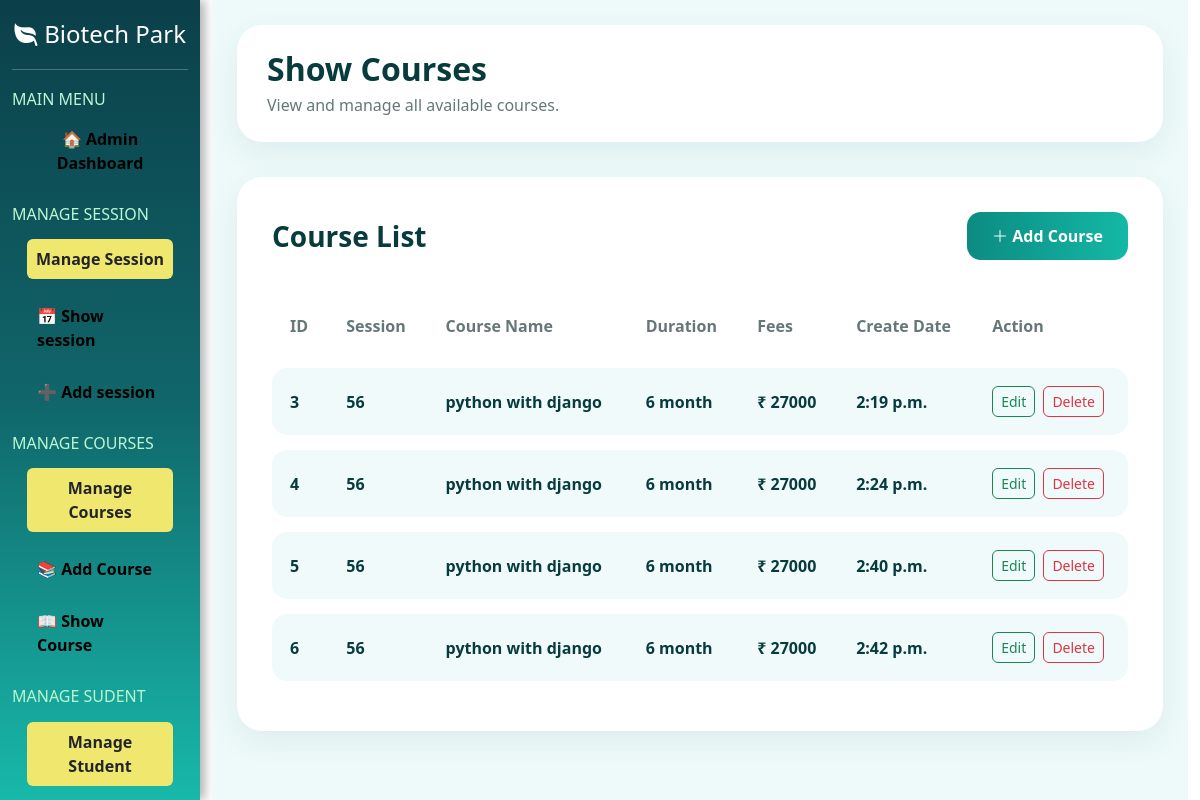
The app's page /showcourse/, older data.
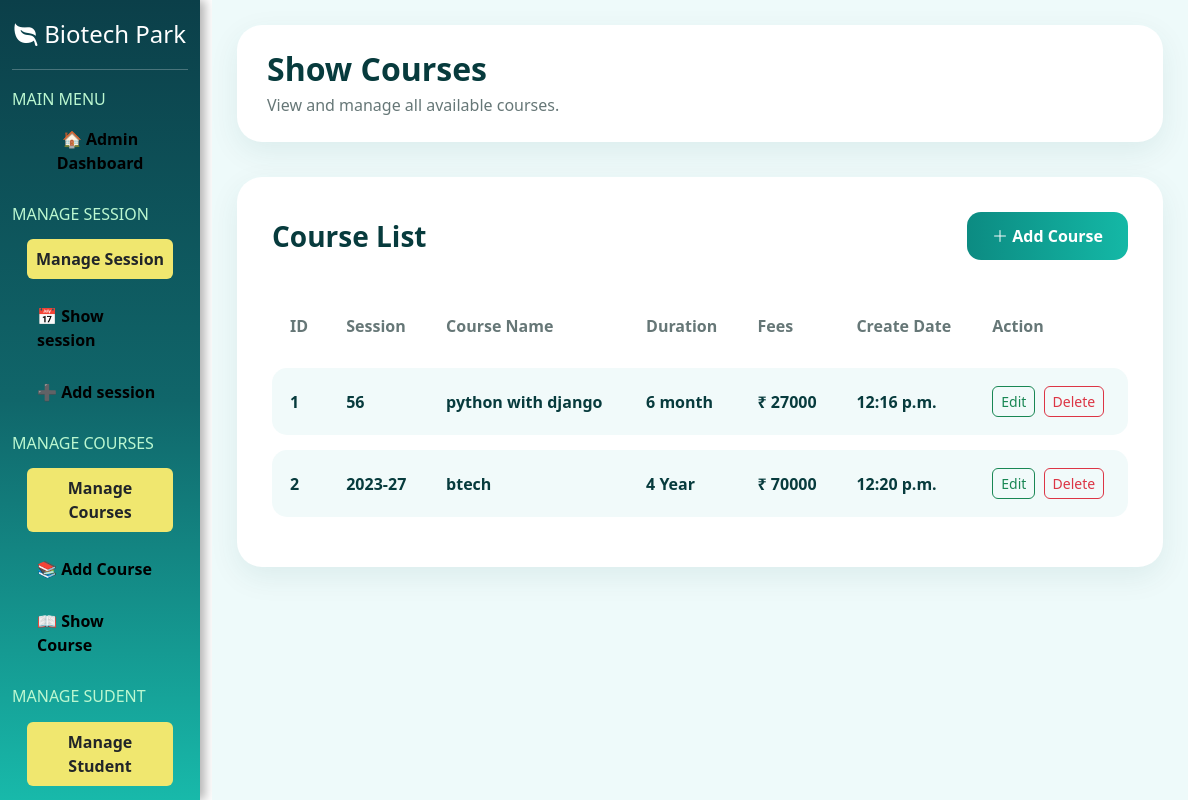
The same page, newer data.
### myapp/models.py (models this page shows)
class tbl_course(models.Model):
    id=models.IntegerField(primary_key=True,auto_created=True)
    session_name=models.CharField(max_length=20)
    course_name=models.CharField(max_length=200)
    duration=models.CharField(max_length=20)
    fees=models.IntegerField()
    create_at=models.TimeField()

### myapp/views.py (the view)
# urls.py: path('showcourse/',showcourse,name='showcourse'),
def showcourse(request):
    ab=tbl_course.objects.all()
    return render(request, 'admin/showcourse.html', {'ab':ab})

### myapp/templates/admin/showcourse.html (shortened to what this page needs)
{% extends 'admin/adminlayout.html' %}
{% block admin %}
<div class="course-page">
    <div class="page-header">
        <h2>Show Courses</h2>
        <p>View and manage all available courses.</p>
    </div>
    <div class="course-card">
        <div class="d-flex justify-content-between align-items-center mb-4">
            <h3 class="course-title">
                Course List
            </h3>
            <a href="{% url 'addcourse' %}" class="add-course-btn">
                <i class="bi bi-plus-lg"></i>
                Add Course
            </a>
        </div>
        <div class="table-responsive">
            <table class="table custom-table">
                <thead>
                    <tr>
                        <th>ID</th>
                        <th>Session</th>
                        <th>Course Name</th>
                        <th>Duration</th>
                        <th>Fees</th>
                        <th>Create Date</th>
                        <th>Action</th>
                    </tr>
                </thead>
                <tbody>
                    {% for i in ab %}
                    <tr>
                        <td>{{ i.id }}</td>
                        <td>{{ i.session_name }}</td>
                        <td>{{ i.course_name }}</td>
                        <td>{{ i.duration }}</td>
                        <td>
                            ₹ {{ i.fees }}
                        </td>
                        <td>{{ i.create_at }}</td>
                        <td>
                            <a href="{% url 'editcourse' i.id %}"
                               class="btn btn-outline-success btn-sm edit-btn me-1">
                                Edit
                            </a>
                            <a href="{% url 'deletecourse' i.id %}"
                               class="btn btn-outline-danger btn-sm delete-btn">
                                Delete
                            </a>
                        </td>
                    </tr>
                    {% empty %}
                    <tr>
                        <td colspan="7" class="text-center">
                            No Courses Found
                        </td>
                    </tr>
                    {% endfor %}
                </tbody>
            </table>
        </div>
    </div>
</div>
{% endblock %}

### myapp/templates/admin/adminlayout.html (shortened to what this page needs)
<!doctype html>
<html lang="en">
<head>
    <link href="https://cdn.jsdelivr.net/npm/bootstrap@5.3.8/dist/css/bootstrap.min.css" rel="stylesheet"
>
    <link rel="stylesheet"
        href="https://cdnjs.cloudflare.com/ajax/libs/bootstrap-icons/1.13.1/font/bootstrap-icons.min.css"
 />
</head>
<body>
    <div class="container-fluid">
        <div class="row">
            <div class="col-sm-2 h">
                <h4><i class="bi bi-leaf-fill"></i> Biotech Park</h4>
                <hr class="text-white mt-0">
                <h6 class="h6-menu">MAIN MENU</h6>
                <p class="text-white fw-bold text-center"><a href="{% url 'dashboard' %}" style="margin-top: 20px;">🏠
                        Admin Dashboard</a>
                </p>
                <h6 class="h6-menu">MANAGE SESSION</h6>
                <p id="heading">Manage Session</p>
                <p class=" menu"><a href="{% url 'showsession' %}">📅 Show session</a></p>
                <p class="menu"><a href="{% url 'addsession' %}">➕ Add session</a></p>
                <h6 class="h6-menu">MANAGE COURSES</h6>
                <p id="heading">Manage Courses</p>
                <p class=" menu"><a href="{% url 'addcourse' %}">📚 Add Course</a></p>
                <p class=" menu"><a href="{% url 'showcourse' %}">📖 Show Course</a></p>
                  <h6 class="h6-menu">MANAGE SUDENT</h6>
                  <p id="heading">Manage Student</p>
            </div>
            <div class="col-sm-10 main-content  ">
                {% block admin %}
                {% endblock %}
            </div>
        </div>
    </div>
</body>
</html>

### myapp/templates/admin/adminlayout.html (style rules this page uses)
body { overflow: hidden; }
.h { height: 100vh; overflow-y: scroll; }
.h:first-child { background: linear-gradient(180deg, #0b3f49 0%, #10666a 50%, #18b9aa 100%); box-shadow: 5px 0 10px rgba(0, 0, 0, .3); }
.h h4 { color: white; text-align: center; padding: 20px 0; margin: 0; font-size: 24px; }
.h p { padding: 10px; border-radius: 8px; }
a { text-decoration: none; color: black; }
#heading { background: rgb(240, 231, 111); padding: 8px; text-align: center; font-weight: bold; border-radius: 6px; margin: 15px; }
.menu { padding: 12px; border-radius: 8px; margin: 8px 15px; transition: 0.3s; }
.menu a { color: black; text-decoration: none; font-weight: bold; display: block; }
.h6-menu { color: #BBF7D0; margin-top: 20px; }
.main-content { height: 100vh; overflow-y: auto; }

### myapp/templates/admin/showcourse.html (style rules this page uses)
.course-page { min-height: 100vh; background: #eefafa; padding: 25px; }
.page-header { background: white; padding: 25px 30px; border-radius: 25px; box-shadow: 0 10px 30px rgba(0, 80, 80, 0.08); margin-bottom: 35px; }
.page-header h2 { color: #073b3d; font-weight: 800; margin-bottom: 5px; }
.page-header p { color: #667777; margin: 0; }
.course-card { background: white; border-radius: 25px; padding: 35px; box-shadow: 0 10px 30px rgba(0, 80, 80, 0.08); }
.course-title { color: #073b3d; font-weight: 800; margin: 0; }
.add-course-btn { display: inline-block; background: linear-gradient(90deg, #0c8b82, #14b8a6); color: white; padding: 12px 25px; border-radius: 14px; text-decoration: none; font-weight: bold; transition: 0.3s; }
.custom-table { border-collapse: separate; border-spacing: 0 15px; margin-bottom: 0; }
.custom-table thead th { border: none; color: #667777; background: transparent; padding: 15px 18px; white-space: nowrap; }
.custom-table tbody td { background: #f1fafa; border: none; padding: 18px; vertical-align: middle; font-weight: 600; color: #073b3d; white-space: nowrap; }
.custom-table tbody td:first-child { border-radius: 15px 0 0 15px; }
.custom-table tbody td:last-child { border-radius: 0 15px 15px 0; }
.edit-btn, .delete-btn { border-radius: 6px; }

Row changes from the older to the newer data that the page shows:
removed tbl_course: id "3", session_name "56", course_name "python with django", duration "6 month", fees "27000", create_at "2:19 p.m."
removed tbl_course: id "4", session_name "56", course_name "python with django", duration "6 month", fees "27000", create_at "2:24 p.m."
removed tbl_course: id "5", session_name "56", course_name "python with django", duration "6 month", fees "27000", create_at "2:40 p.m."
removed tbl_course: id "6", session_name "56", course_name "python with django", duration "6 month", fees "27000", create_at "2:42 p.m."
added tbl_course: id "1", session_name "56", course_name "python with django", duration "6 month", fees "27000", create_at "12:16 p.m."
added tbl_course: id "2", session_name "2023-27", course_name "btech", duration "4 Year", fees "70000", create_at "12:20 p.m."
